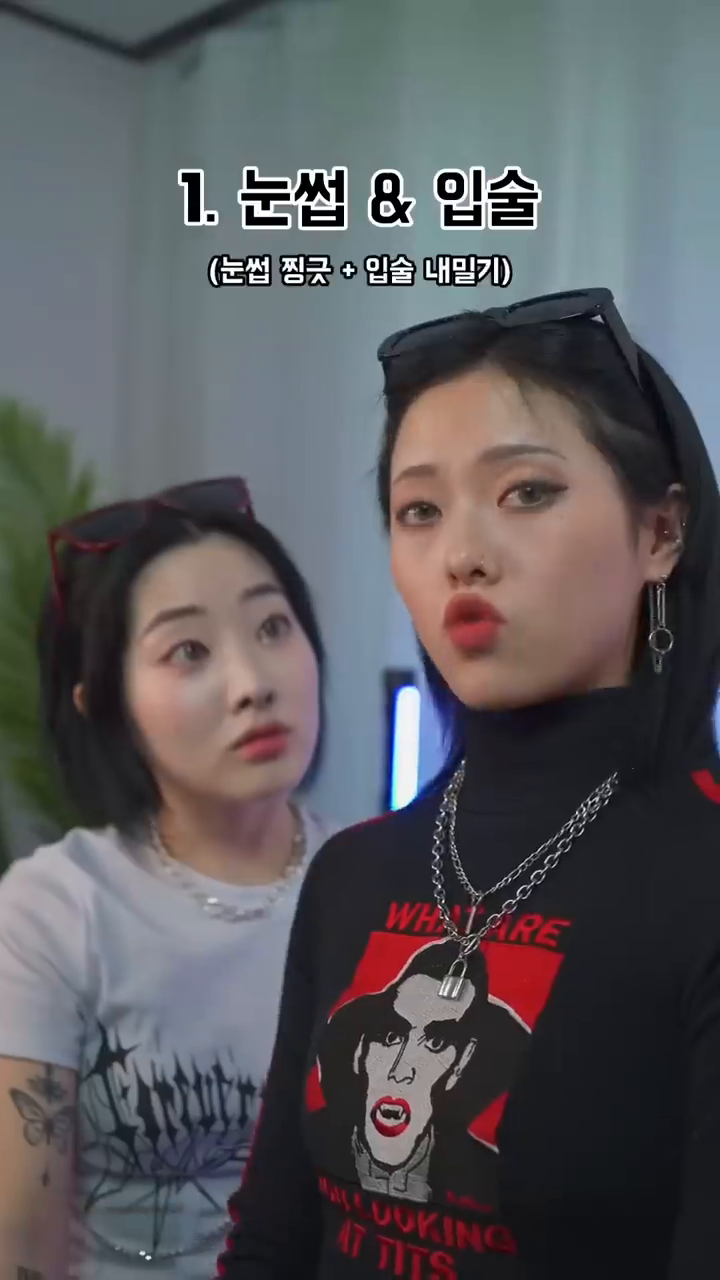
#> input picture frame 103 of ch3-1/face2.mp4, 720 x 1280 px
$ python 3-6inrang2_video.py
#> lines starting #> are read from the running program, lines starting #| are printed output that depends on the picture; after the words box and inside, x2 and y2 are one past the last pixel; in counts of white or black regions, pixels touching at a corner belong together
import cv2
import sys

# cap = cv2.VideoCapture(0, cv.CAP_DSHOW)  # 동영상을 가져오는 클래스

cap = cv2.VideoCapture('face2.mp4')

if not cap.isOpened():
    sys.exit('카메라 연결 실패')

while True:  # 무한루프로
    ret, frame = cap.read()  # 비디오를 구성하는 프레임 획득(frame)
#> frame is the input picture: shape (1280, 720, 3); mean B, G, R 92.2, 88.9, 90.1
    if not ret:
        print('프레임 획득에 실패하여 루프를 나갑니다.')
        break

    hsv_img = cv2.cvtColor(frame, cv2.COLOR_BGR2HSV)
#> hsv_img: shape (1280, 720, 3); mean H, S, V 91.7, 54, 101.7
    # 1 피부색 마스크
    skin_mask = cv2.inRange(hsv_img, (0, 30, 0), (20, 180, 255))  # skin color 범위
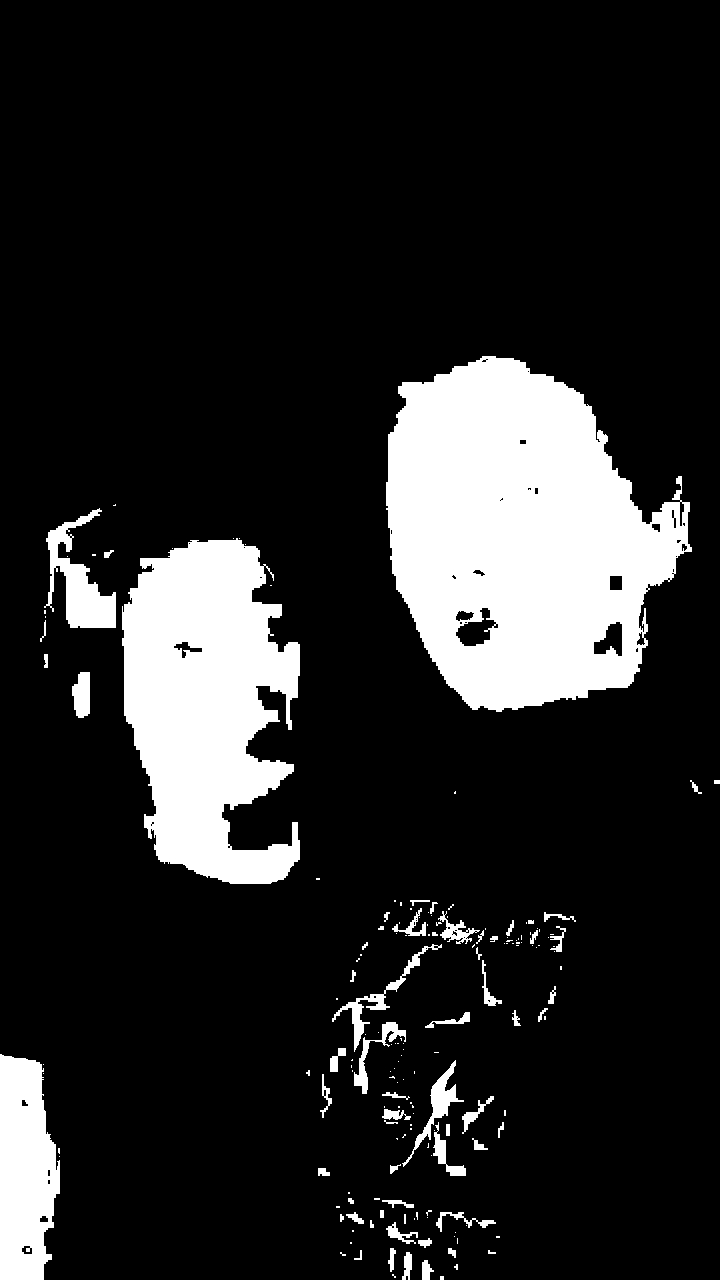
#> skin_mask: shape (1280, 720); 15.4% white; 174 white regions (111 under 20 px), largest, box (x1, y1, x2, y2) and area: (386, 356, 692, 712) 74280, (122, 538, 300, 884) 43300, (0, 1054, 60, 1280) 10812
    # 2 피부색 그대로
    img_skin = cv2.bitwise_and(frame, frame, mask=skin_mask)
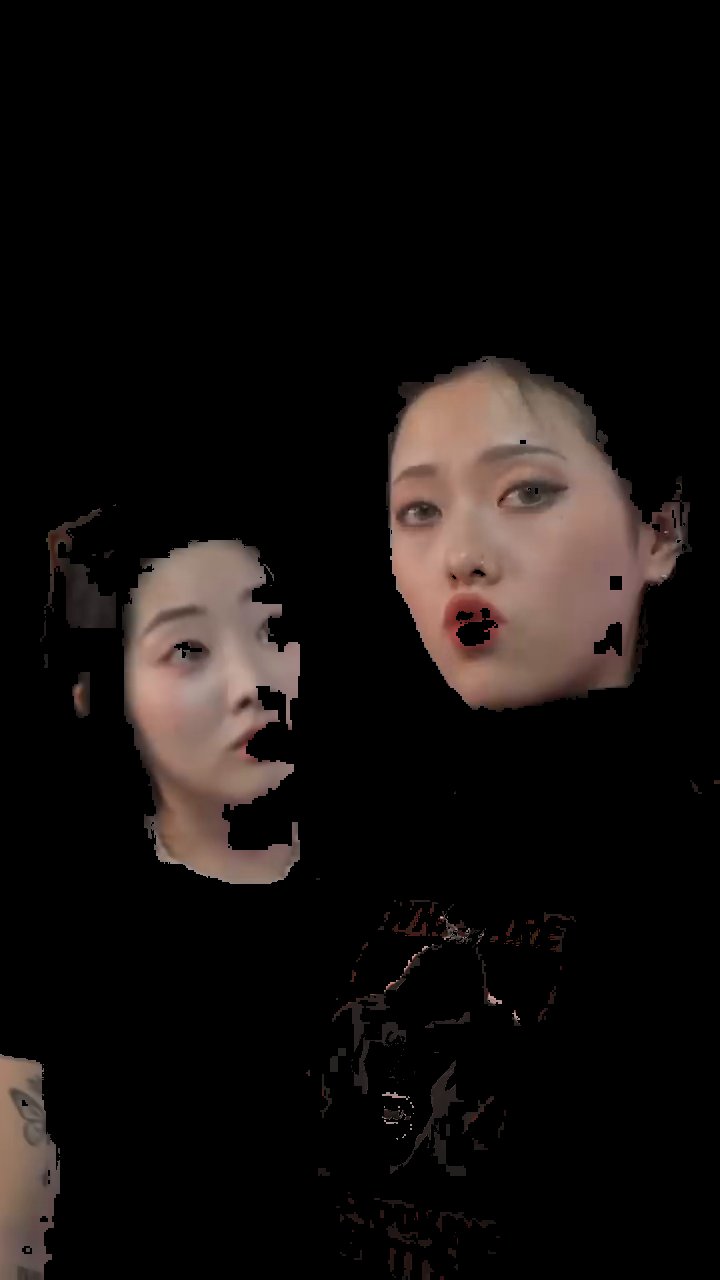
#> img_skin: shape (1280, 720, 3); mean B, G, R 14.2, 15.6, 19.9
    #cv2.imshow('skin color detection', skin_mask)
    cv2.imshow('skin color detection', img_skin)

    key = cv2.waitKey(1)
#> (key q is pressed here)
    if key == ord('q'):
        break

cap.release()
cv2.destroyAllWindows()

$ run again, starting later in the video
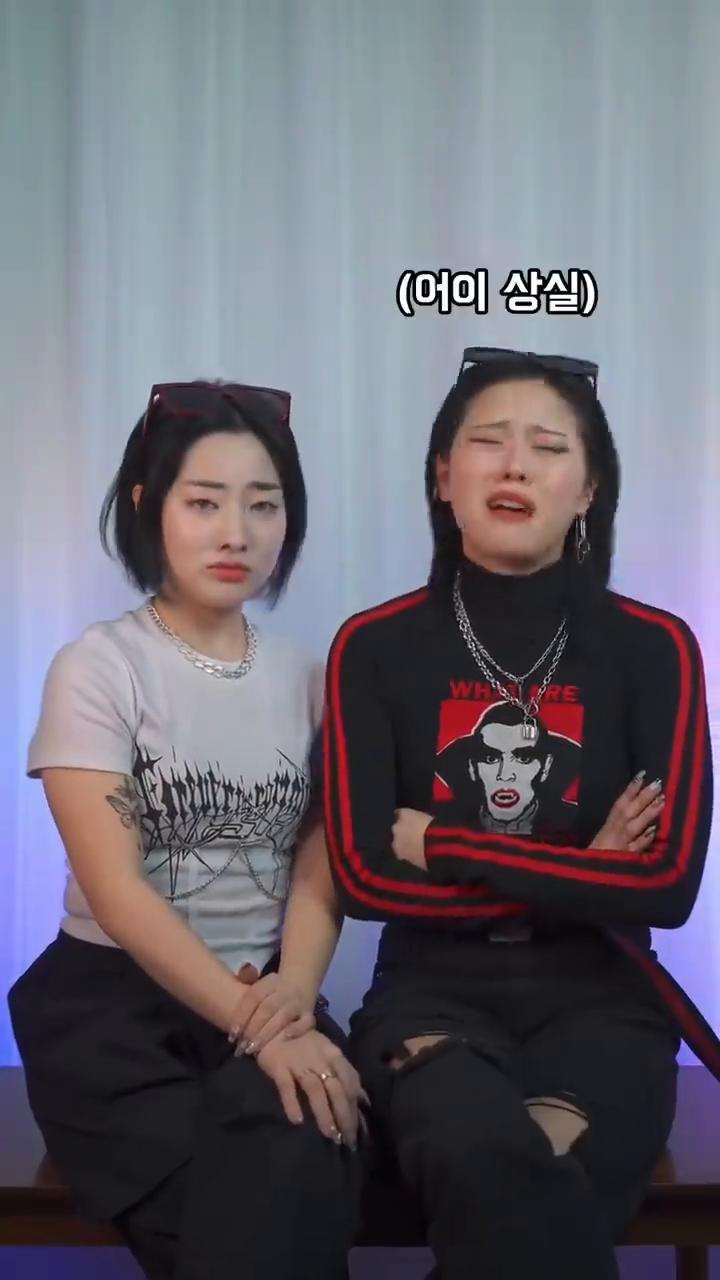
#> input picture frame 467 of ch3-1/face2.mp4, 720 x 1280 px
#> frame is the input picture: shape (1280, 720, 3); mean B, G, R 113, 103.1, 105.9
#> hsv_img: shape (1280, 720, 3); mean H, S, V 106.2, 56.7, 121.1
#> `skin_mask = cv2.inRange(hsv_img, (0, 30, 0), (20, 180, 255))`:
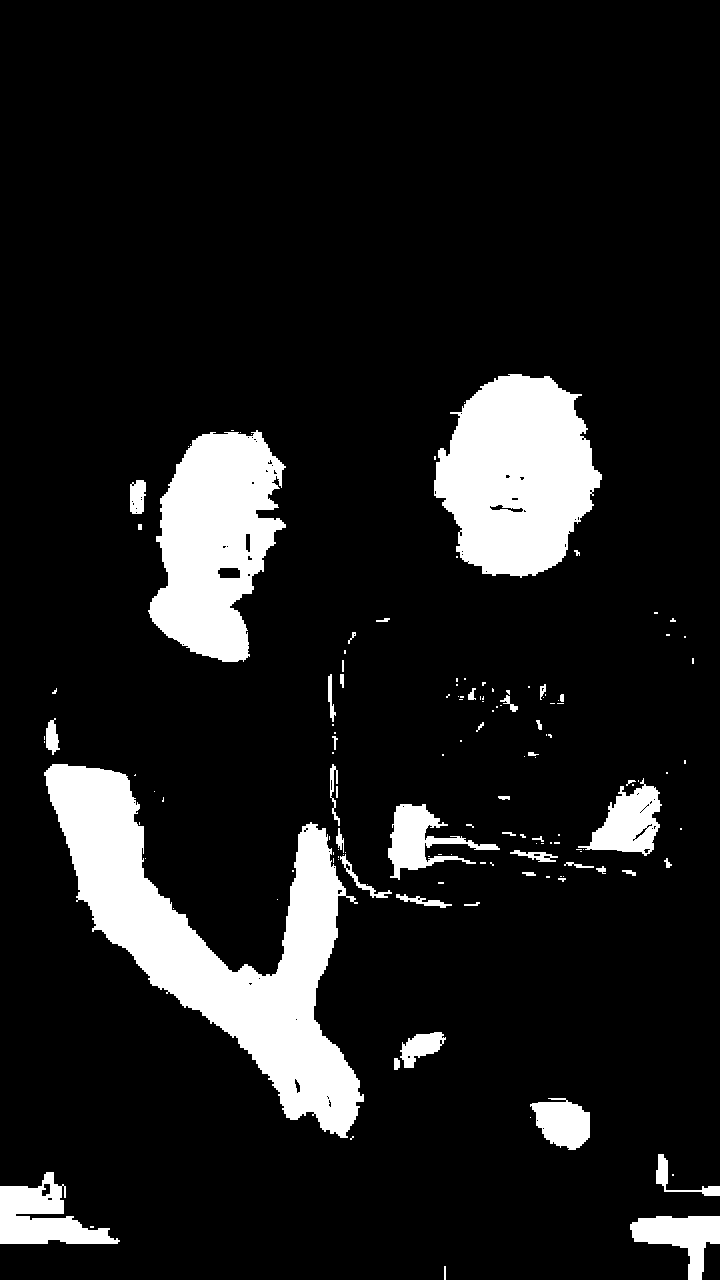
#> skin_mask: shape (1280, 720); 11.5% white; 139 white regions (93 under 20 px), largest, box (x1, y1, x2, y2) and area: (44, 764, 364, 1138) 39203, (434, 374, 602, 578) 24358, (148, 430, 286, 662) 20932
#> `img_skin = cv2.bitwise_and(frame, frame, mask=skin_mask)`:
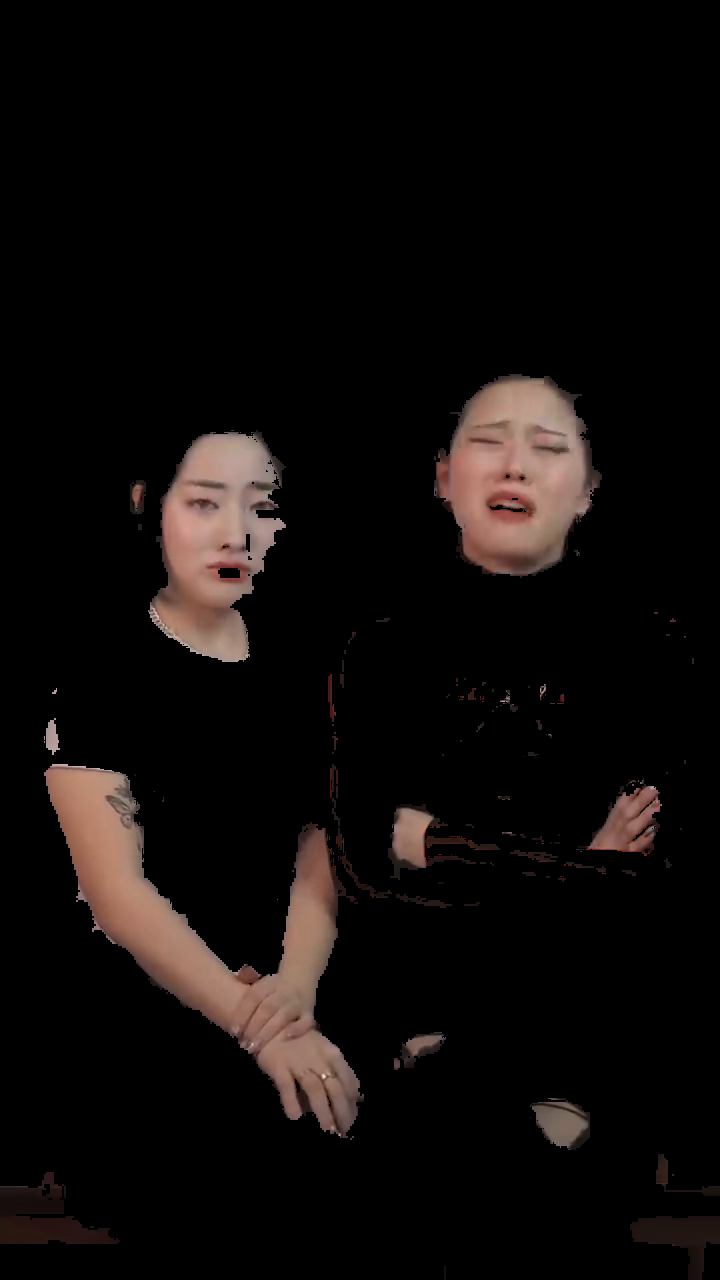
#> img_skin: shape (1280, 720, 3); mean B, G, R 10.1, 11.4, 15.3

$ run again, starting later in the video
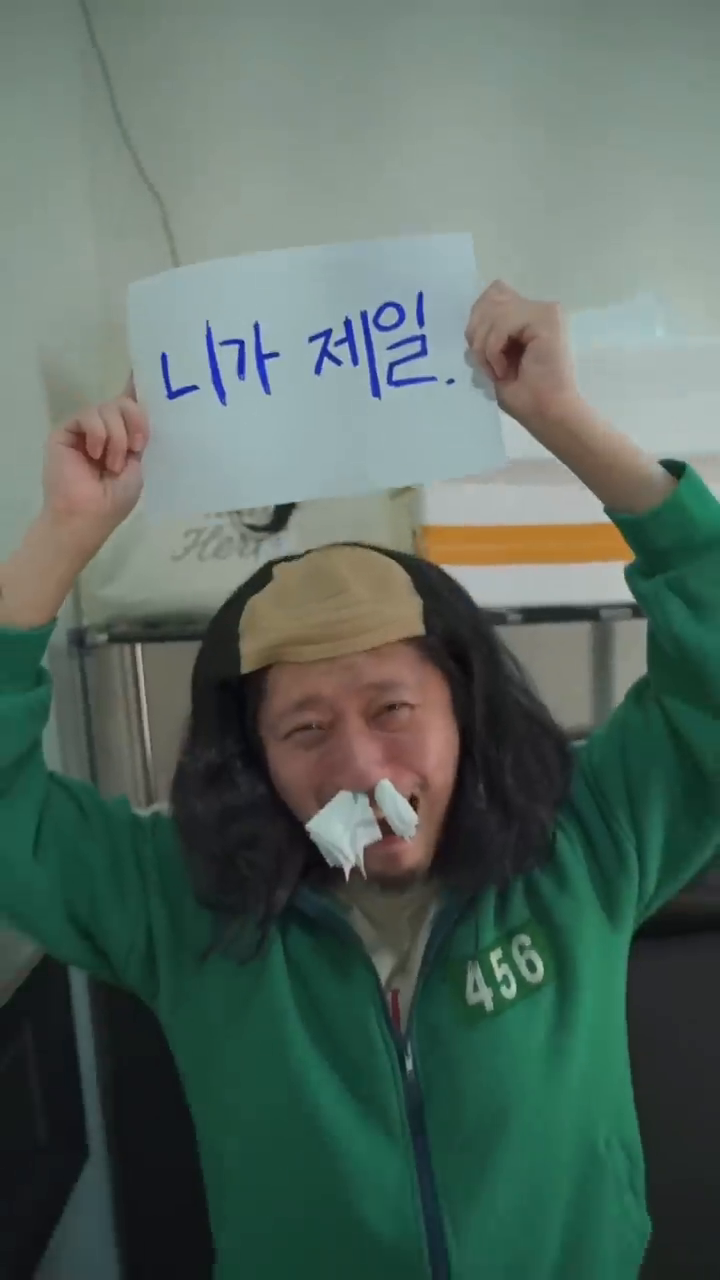
#> input picture frame 831 of ch3-1/face2.mp4, 720 x 1280 px
#> frame is the input picture: shape (1280, 720, 3); mean B, G, R 96.8, 105.7, 88.1
#> hsv_img: shape (1280, 720, 3); mean H, S, V 71.8, 73.9, 109.7
#> `skin_mask = cv2.inRange(hsv_img, (0, 30, 0), (20, 180, 255))`:
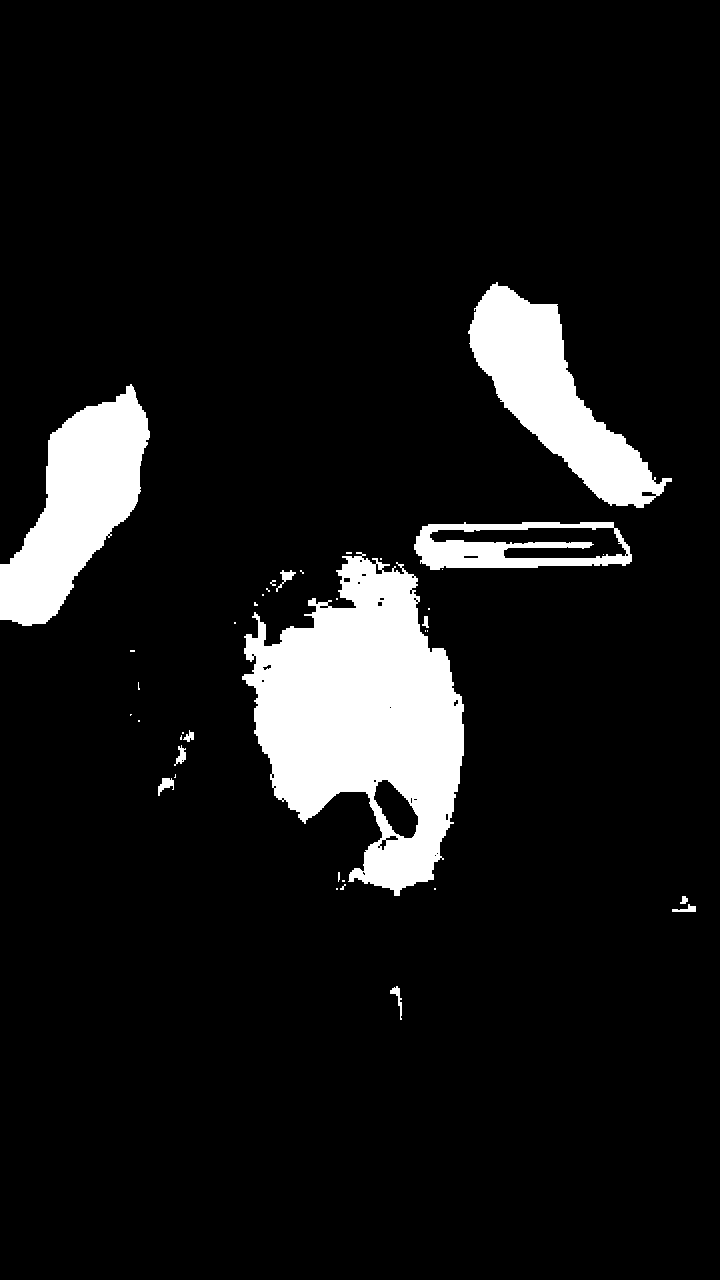
#> skin_mask: shape (1280, 720); 9.3% white; 38 white regions (25 under 20 px), largest, box (x1, y1, x2, y2) and area: (242, 552, 464, 896) 43963, (0, 384, 150, 626) 18162, (468, 282, 672, 508) 17049
#> `img_skin = cv2.bitwise_and(frame, frame, mask=skin_mask)`:
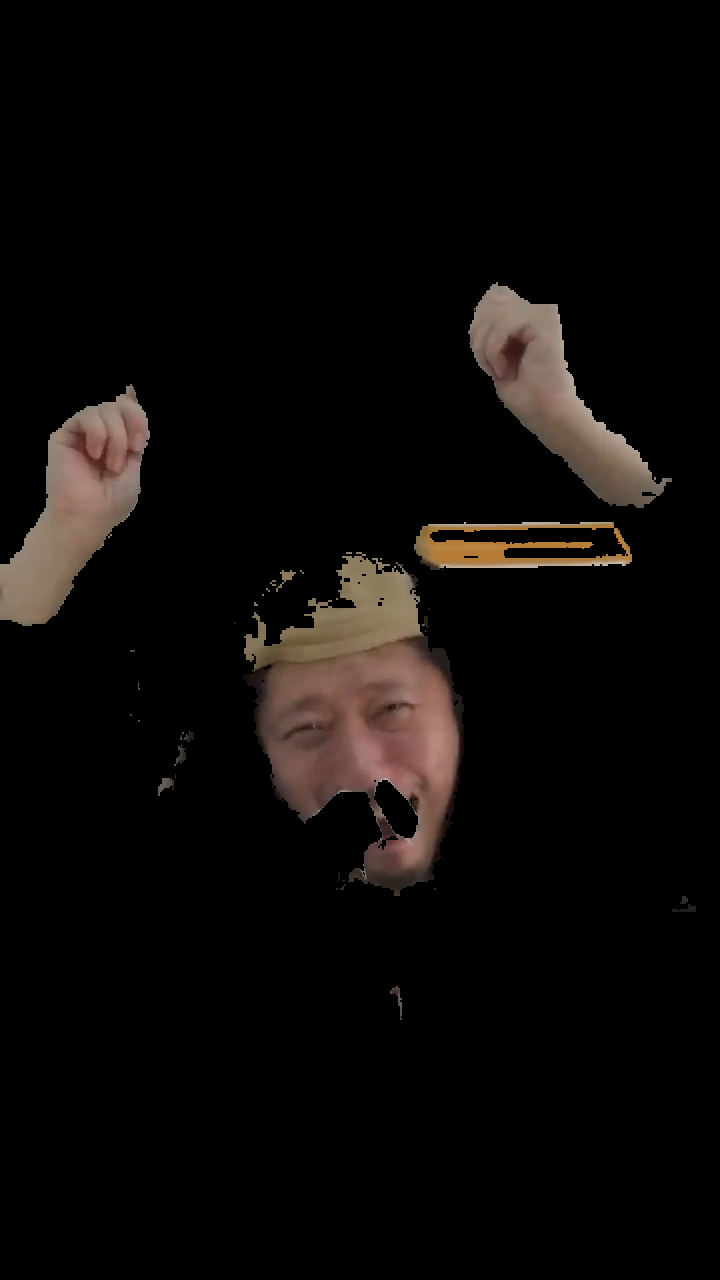
#> img_skin: shape (1280, 720, 3); mean B, G, R 7.9, 9.3, 11.8
